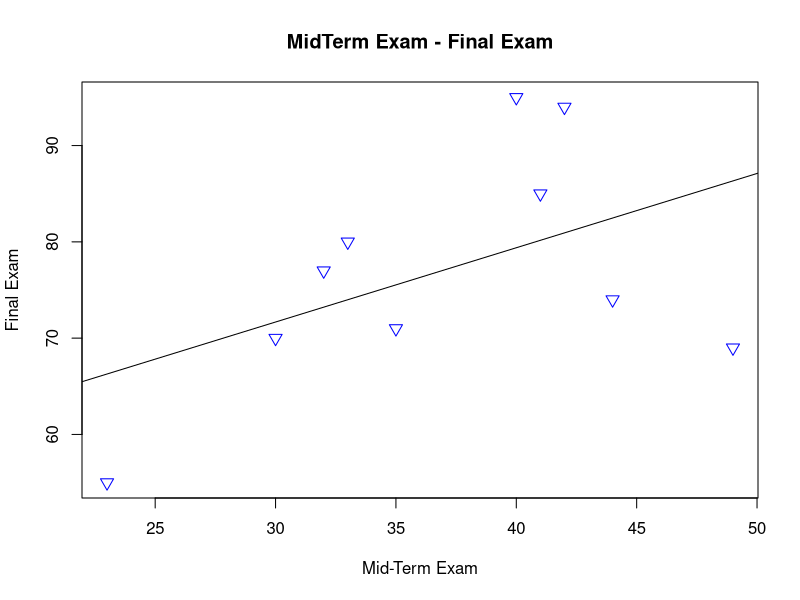
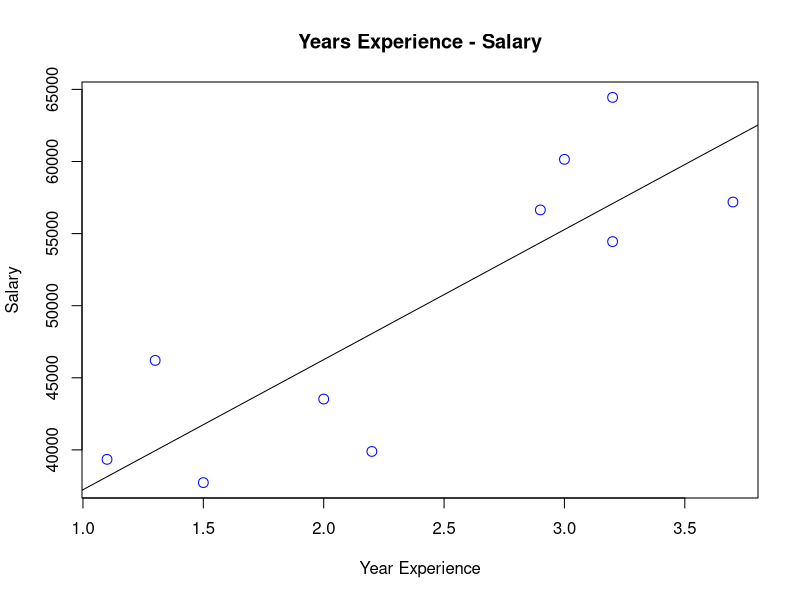
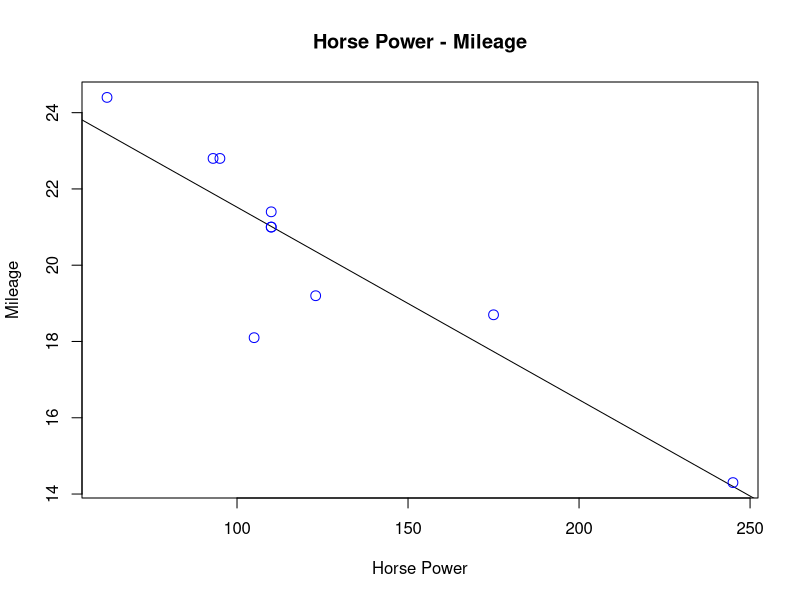

Recreate these plots in R, in order. (Note: this script raises an error after producing the figures.)
# Question 1

MidtermExam = c(40, 30, 33, 35, 44, 49, 23, 41, 42, 32)
finalExam = c(95, 70, 80, 71, 74, 69, 55, 85, 94, 77)

r = lm(finalExam~MidtermExam)
r

a = data.frame(MidtermExam=48)
b = predict(r,a)
b

plot(MidtermExam, finalExam, col="blue", main="MidTerm Exam - Final Exam", abline(lm(finalExam~MidtermExam)), cex=1.3, pch=25, xlab="Mid-Term Exam", ylab="Final Exam")

#Question 2

Years_Exp = c(1.1, 1.3, 1.5, 2.0, 2.2, 2.9, 3.0, 3.2, 3.2, 3.7)
Salary = c(39343.00, 46205.00, 37731.00, 43525.00,39891.00, 56642.00, 60150.00, 54445.00, 64445.00, 57189.00)

r = lm(Salary~Years_Exp)
r

a = data.frame(Years_Exp=c(3.5,4.5))
b = predict(r,a)
b

plot(Years_Exp, Salary, col="blue", main="Years Experience - Salary", abline(lm(Salary~Years_Exp)), cex=1.3, pch=21, xlab="Year Experience", ylab="Salary")

#Question 3

View(mtcars)

hp = head(mtcars$hp, 10)
hp

mileage = head(mtcars$mpg, 10)
mileage

r = lm(mileage~hp)
r

a = data.frame(hp=94)
b = predict(r,a)
b

plot(hp, mileage, col="blue", main="Horse Power - Mileage", abline(lm(mileage~hp)), cex=1.3, pch=21, xlab="Horse Power", ylab="Mileage")

#EXCEL
theory = data$`ADS Theory`
theory

prac = data$`ADS Practical`
prac

r = lm(theory~prac)
r

a = data.frame(prac=94)
b = predict(r,a)
b

plot(prac, theory, col="blue", main="ADS Theory - ADS Practical", abline(lm(theory~prac)), cex=1.3, pch=21, xlab="ADS Practical", ylab="ADS Theory")
